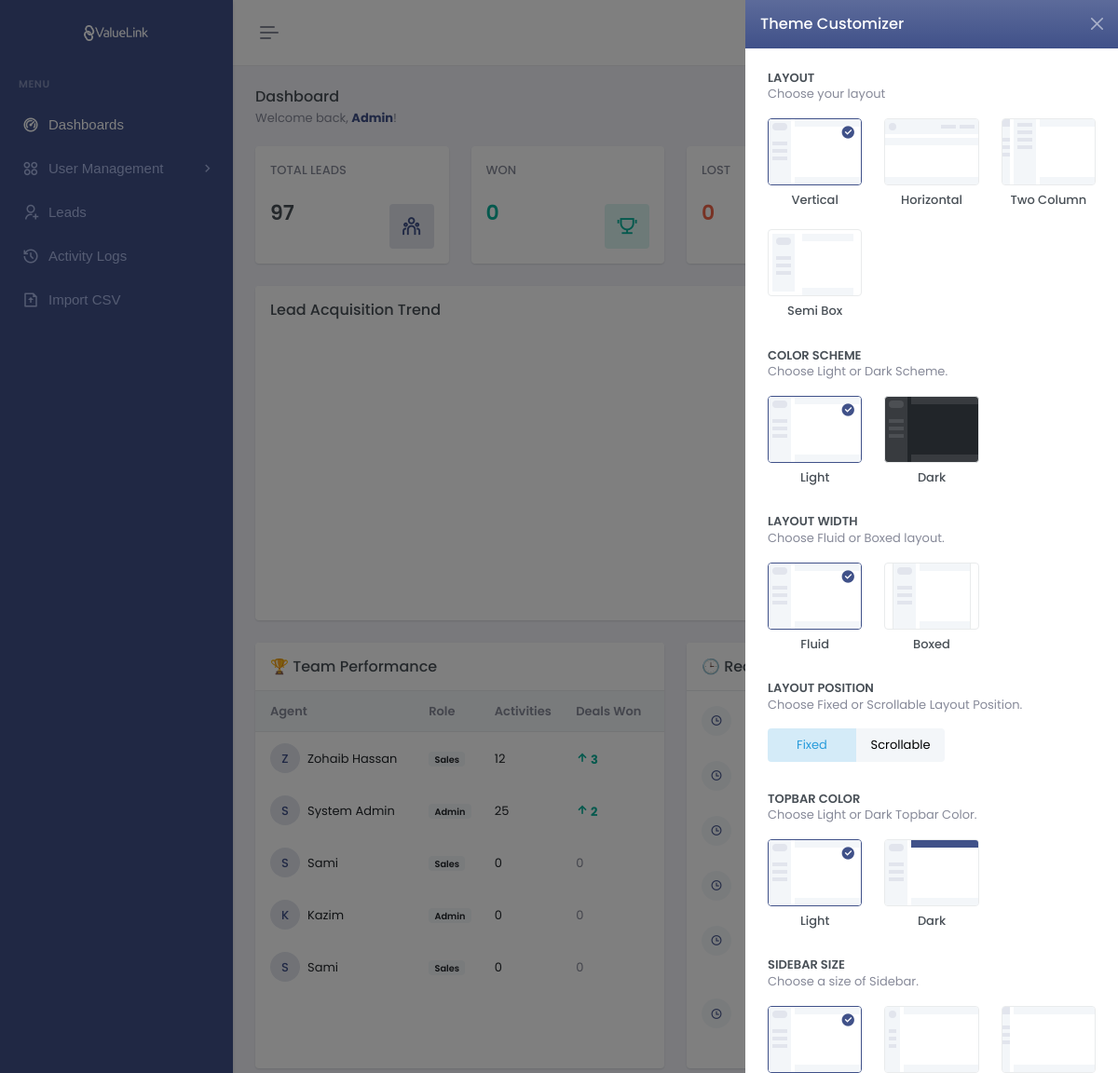
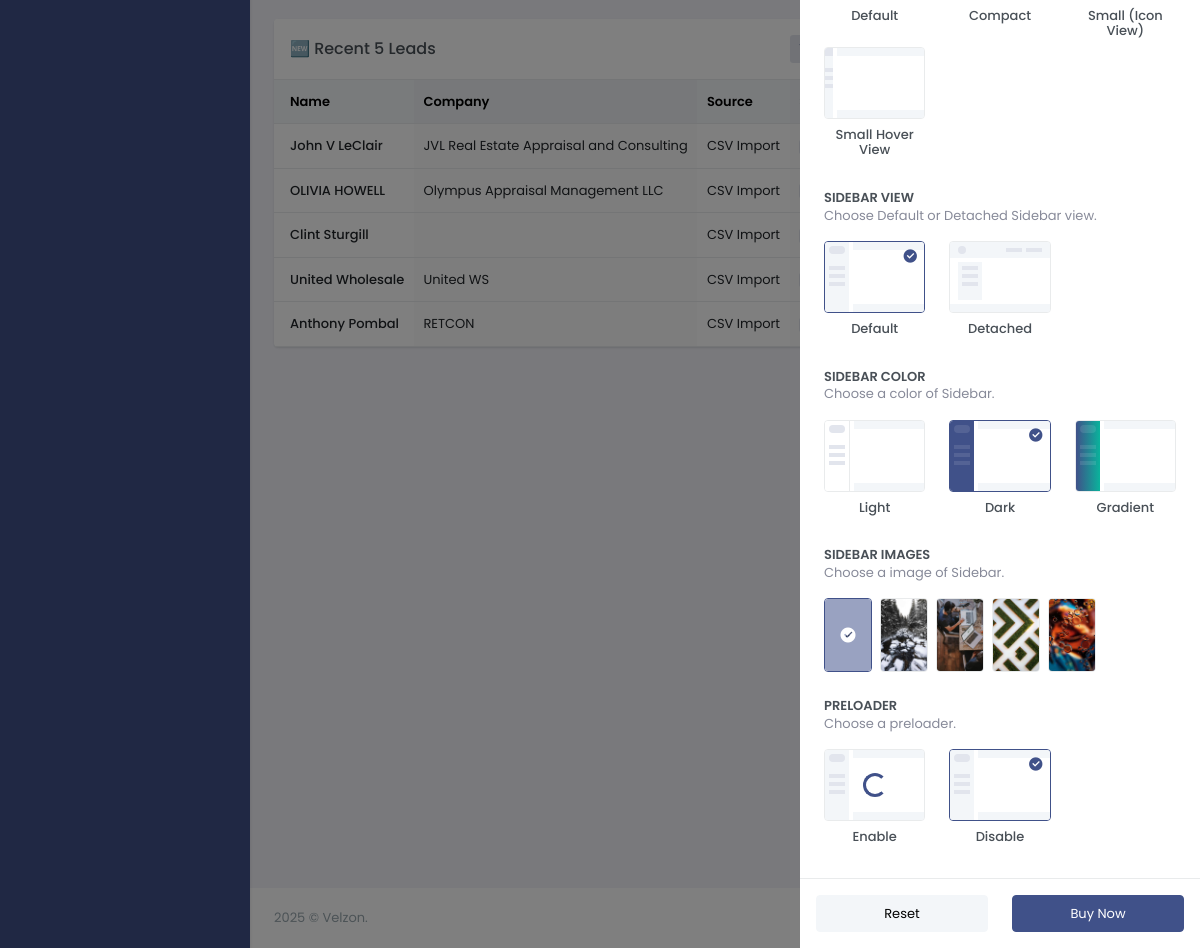
/index.php (signed in), run on the app's committed database (2 pictures, top to bottom).
### tables this page shows
CREATE TABLE `activity_logs` (
  `id` int(11) NOT NULL,
  `user_id` int(11) NOT NULL,
  `lead_id` int(11) DEFAULT NULL,
  `lead_name` varchar(150) DEFAULT NULL,
  `lead_email` varchar(150) DEFAULT NULL,
  `lead_form` varchar(150) DEFAULT NULL,
  `lead_created_at` datetime DEFAULT NULL,
  `action_type` varchar(50) DEFAULT NULL,
  `description` text DEFAULT NULL,
  `created_at` timestamp NOT NULL DEFAULT current_timestamp()
);

CREATE TABLE `leads` (
  `id` int(11) NOT NULL,
  `client_name` varchar(150) NOT NULL,
  `email` varchar(150) DEFAULT NULL,
  `phone` varchar(50) DEFAULT NULL,
  `company` varchar(150) DEFAULT NULL,
  `message` text DEFAULT NULL,
  `user_role` varchar(100) DEFAULT NULL,
  `order_volume` varchar(100) DEFAULT NULL,
  `preferred_date` varchar(100) DEFAULT NULL,
  `event_title` varchar(255) DEFAULT NULL,
  `source` varchar(100) DEFAULT 'Web API',
  `form_name` varchar(150) DEFAULT NULL,
  `submission_url` text DEFAULT NULL,
  `status` enum('new','in_progress','converted','lost') DEFAULT 'new',
  `created_at` timestamp NOT NULL DEFAULT current_timestamp(),
  `assigned_to` int(11) DEFAULT NULL
);

### index.php (the view, shortened to what this page needs)
<?php
require_once 'config/db.php';
$role = $_SESSION['role'];
function getAllTimeCount($pdo, $status = null) {
    if ($status) {
        $stmt = $pdo->prepare("SELECT COUNT(*) FROM leads WHERE status = ?");
        $stmt->execute([$status]);
    } else {
        $stmt = $pdo->query("SELECT COUNT(*) FROM leads");
    }
    return $stmt->fetchColumn();
}
$card_total = getAllTimeCount($pdo);
$card_won = getAllTimeCount($pdo, 'converted');
$card_lost = getAllTimeCount($pdo, 'lost');
$recentLogs = []; $recentLeads = []; $teamStats = [];
if ($role === 'admin') {
    $recentLogs = $pdo->query("SELECT l.description, l.created_at, u.name as user_name FROM activity_logs l LEFT JOIN users u ON l.user_id = u.id ORDER BY l.created_at DESC LIMIT 6")->fetchAll(PDO::FETCH_ASSOC);
    $recentLeads = $pdo->query("SELECT id, client_name, company, status, source, created_at FROM leads ORDER BY created_at DESC LIMIT 5")->fetchAll(PDO::FETCH_ASSOC);
    $teamStats = $pdo->query("SELECT u.name, u.role, COUNT(al.id) as total_activities, SUM(CASE WHEN al.description LIKE '%to \'Converted\'%' THEN 1 ELSE 0 END) as wins FROM users u LEFT JOIN activity_logs al ON u.id = al.user_id WHERE u.role != 'marketing' GROUP BY u.id ORDER BY wins DESC, total_activities DESC LIMIT 5")->fetchAll(PDO::FETCH_ASSOC);
}
require_once 'includes/header.php';
?>
<link rel="stylesheet" href="https://cdn.jsdelivr.net/npm/flatpickr/dist/flatpickr.min.css">
<div class="main-content">
    <div class="page-content">
        <div class="container-fluid">
            <div class="row mb-3 pb-1">
                <div class="col-12">
                    <div class="d-flex align-items-lg-center flex-lg-row flex-column">
                        <div class="flex-grow-1">
                            <h4 class="fs-16 mb-1">Dashboard</h4>
                            <p class="text-muted mb-0">Welcome back, <span class="fw-bold text-primary"><?php echo ucfirst($role); ?></span>!</p>
                        </div>
                        <div class="mt-3 mt-lg-0">
                            <form method="GET" action="index.php" id="dateFilterForm">
                                <div class="input-group">
                                    <div class="input-group-text bg-primary border-primary text-white">
                                    </div>
                                </div>
                            </form>
                        </div>
                    </div>
                </div>
            </div>
            <?php if ($role === 'admin'): ?>
                <div class="row">
                    <div class="col-xl-3 col-md-6"><div class="card card-animate overflow-hidden"><div class="card-body"><div class="d-flex align-items-center"><div class="flex-grow-1"><p class="text-uppercase fw-medium text-muted mb-0">Total Leads</p></div></div><div class="d-flex align-items-end justify-content-between mt-4"><div><h4 class="fs-22 fw-semibold ff-secondary mb-4"><?php echo $card_total; ?></h4></div><div class="avatar-sm flex-shrink-0"><span class="avatar-title bg-primary-subtle rounded fs-3"><i class="ri-team-line text-primary"></i></span></div></div></div></div></div>
                    <div class="col-xl-3 col-md-6"><div class="card card-animate overflow-hidden"><div class="card-body"><div class="d-flex align-items-center"><div class="flex-grow-1"><p class="text-uppercase fw-medium text-muted mb-0">Won</p></div></div><div class="d-flex align-items-end justify-content-between mt-4"><div><h4 class="fs-22 fw-semibold ff-secondary mb-4 text-success"><?php echo $card_won; ?></h4></div><div class="avatar-sm flex-shrink-0"><span class="avatar-title bg-success-subtle rounded fs-3"><i class="ri-trophy-line text-success"></i></span></div></div></div></div></div>
                    <div class="col-xl-3 col-md-6"><div class="card card-animate overflow-hidden"><div class="card-body"><div class="d-flex align-items-center"><div class="flex-grow-1"><p class="text-uppercase fw-medium text-muted mb-0">Lost</p></div></div><div class="d-flex align-items-end justify-content-between mt-4"><div><h4 class="fs-22 fw-semibold ff-secondary mb-4 text-danger"><?php echo $card_lost; ?></h4></div><div class="avatar-sm flex-shrink-0"><span class="avatar-title bg-danger-subtle rounded fs-3"><i class="ri-close-circle-line text-danger"></i></span></div></div></div></div></div>
                    <div class="col-xl-3 col-md-6"><div class="card card-animate overflow-hidden"><div class="card-body"><div class="d-flex align-items-center"><div class="flex-grow-1"><p class="text-uppercase fw-medium text-muted mb-0">Success Ratio</p></div></div><div class="d-flex align-items-end justify-content-between mt-4"><div><h4 class="fs-22 fw-semibold ff-secondary mb-4 text-warning"><?php echo $card_success_ratio; ?>%</h4></div><div class="avatar-sm flex-shrink-0"><span class="avatar-title bg-warning-subtle rounded fs-3"><i class="ri-pie-chart-line text-warning"></i></span></div></div></div></div></div>
                </div>
                <div class="row"><div class="col-12"><div class="card"><div class="card-header border-0 align-items-center d-flex"><h4 class="card-title mb-0 flex-grow-1">Lead Acquisition Trend</h4></div><div class="card-body p-0 pb-2"><div class="w-100"><div id="trend_chart" style="height: 300px;"></div></div></div></div></div></div>
                <div class="row">
                    <div class="col-xl-6"><div class="card card-height-100"><div class="card-header align-items-center d-flex"><h4 class="card-title mb-0 flex-grow-1">🏆 Team Performance</h4></div><div class="card-body"><div class="table-responsive table-card"><table class="table table-borderless table-centered align-middle table-nowrap mb-0"><thead class="text-muted table-light"><tr><th>Agent</th><th>Role</th><th>Activities</th><th>Deals Won</th></tr></thead><tbody><?php foreach($teamStats as $member): ?><tr><td><div class="d-flex align-items-center"><div class="flex-shrink-0 me-2"><div class="avatar-xs"><span class="avatar-title rounded-circle bg-primary-subtle text-primary"><?php echo strtoupper(substr($member['name'],0,1)); ?></span></div></div><div class="flex-grow-1"><?php echo htmlspecialchars($member['name']); ?></div></div></td><td><span class="badge bg-light text-body"><?php echo ucfirst($member['role']); ?></span></td><td><?php echo $member['total_activities']; ?></td><td><?php if($member['wins'] > 0): ?><span class="text-success fw-bold"><i class="ri-arrow-up-line"></i> <?php echo $member['wins']; ?></span><?php else: ?><span class="text-muted">0</span><?php endif; ?></td></tr><?php endforeach; ?></tbody></table></div></div></div></div>
                    <div class="col-xl-6"><div class="card card-height-100"><div class="card-header align-items-center d-flex"><h4 class="card-title mb-0 flex-grow-1">🕒 Recent Activity</h4></div><div class="card-body p-0"><div class="p-3"><?php foreach($recentLogs as $log): ?><div class="d-flex mb-3"><div class="flex-shrink-0 me-3"><div class="avatar-xs"><span class="avatar-title bg-light text-primary rounded-circle"><i class="ri-time-line"></i></span></div></div><div class="flex-grow-1"><p class="mb-1 text-muted"><?php echo htmlspecialchars($log['description']); ?> <small class="text-dark fw-medium">(<?php echo $log['user_name']; ?>)</small></p><small class="text-muted"><?php echo date('d M, h:i A', strtotime($log['created_at'])); ?></small></div></div><?php endforeach; ?></div></div></div></div>
                </div>
                <div class="row"><div class="col-xl-8"><div class="card"><div class="card-header align-items-center d-flex"><h4 class="card-title mb-0 flex-grow-1">🆕 Recent 5 Leads</h4><div class="flex-shrink-0"><a href="leads-list.php" class="btn btn-soft-primary btn-sm">View All</a></div></div><div class="card-body"><div class="table-responsive table-card"><table class="table table-nowrap table-striped-columns mb-0"><thead class="table-light"><tr><th>Name</th><th>Company</th><th>Source</th><th>Status</th><th>Received</th></tr></thead><tbody><?php foreach($recentLeads as $lead): ?><tr><td class="fw-medium"><?php echo htmlspecialchars($lead['client_name']); ?></td><td><?php echo htmlspecialchars($lead['company'] ?? '-'); ?></td><td><?php echo htmlspecialchars($lead['source']); ?></td><td><span class="badge bg-primary-subtle text-primary"><?php echo ucfirst($lead['status']); ?></span></td><td><?php echo date('d M', strtotime($lead['created_at'])); ?></td></tr><?php endforeach; ?></tbody></table></div></div></div></div><div class="col-xl-4"><div class="card"><div class="card-header"><h4 class="card-title mb-0">Status Overview</h4></div><div class="card-body"><div id="status_chart" style="height: 330px;"></div></div></div></div></div>
            <?php endif; ?>
        </div>
    </div>
    <?php require_once 'includes/footer.php'; ?>

### data on the page
leads: client_name "John V LeClair", company "JVL Real Estate Appraisal and Consulting", source "CSV Import"
leads: client_name "OLIVIA HOWELL", company "Olympus Appraisal Management LLC", source "CSV Import"
leads: client_name "Clint Sturgill", source "CSV Import"
leads: client_name "United Wholesale", company "United WS", source "CSV Import"
leads: client_name "Anthony Pombal", company "RETCON", source "CSV Import"

### other printed values
$role "Admin"
$card_total "97"
$card_won "0"
$card_lost "0"
substr($member['name'],0,1) "Z"
$member['name'] "Zohaib Hassan"
$member['role'] "Sales"
$member['total_activities'] "12"
$member['wins'] "3"
substr($member['name'],0,1) "S"
$member['name'] "System Admin"
$member['role'] "Admin"
$member['total_activities'] "25"
$member['wins'] "2"
$member['name'] "Sami"
